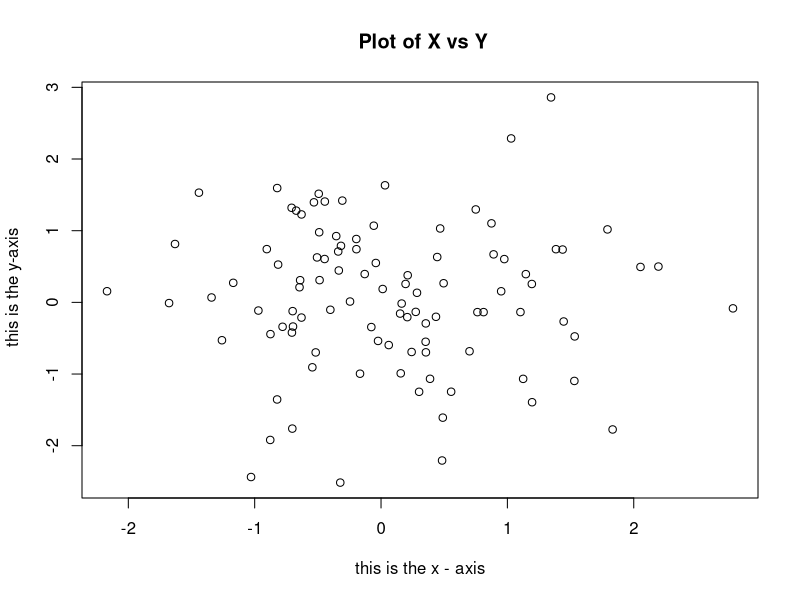
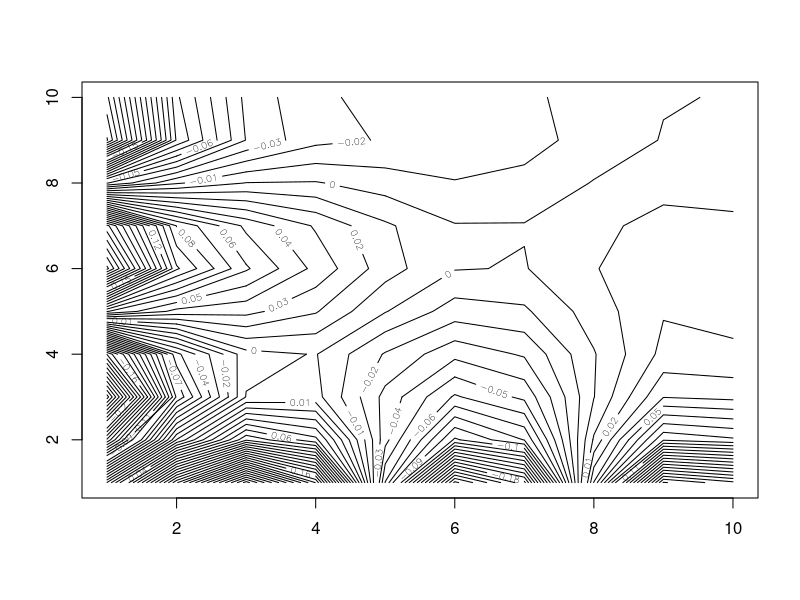
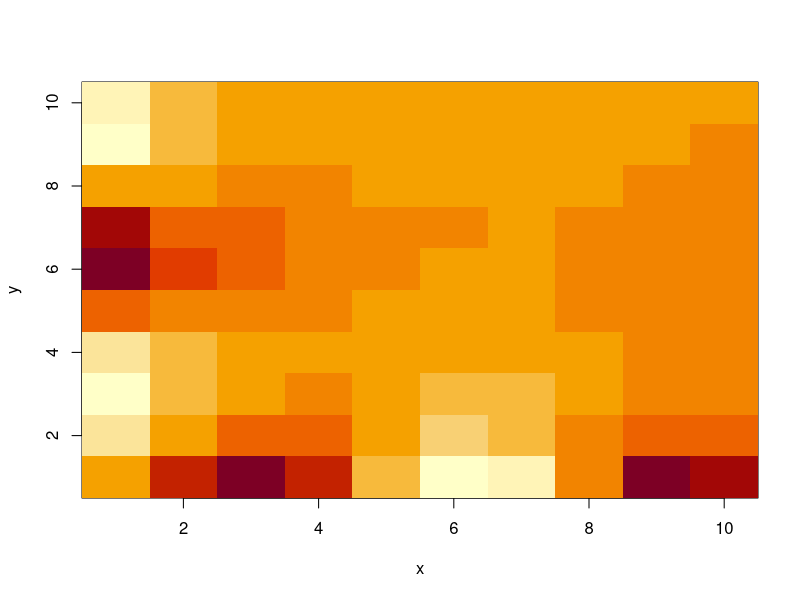
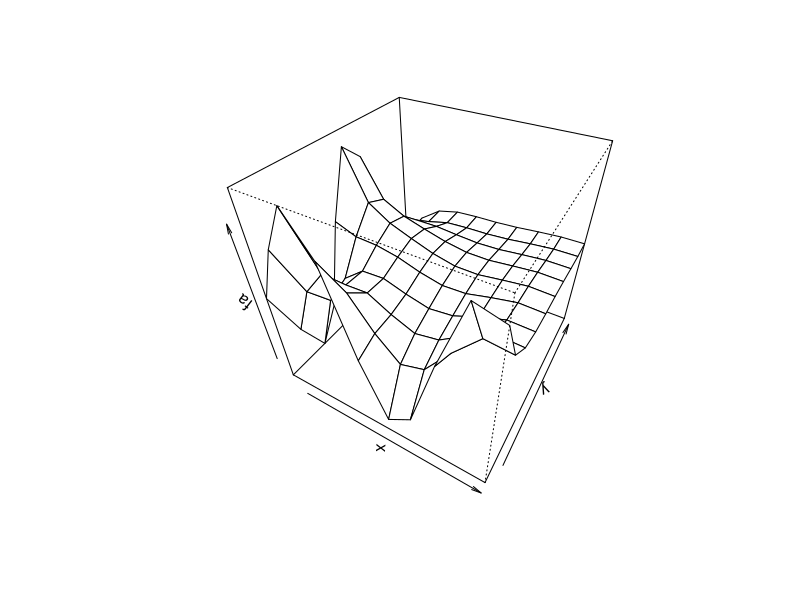

The R script that drew these images, in order:
## ---- chunk 1
x <- 5
x
y = 9
y
## ---- chunk 2
x = c (1,3,2,5)
x
## ---- chunk 3
x = c (1,3,2,5)
y = c (2,4,3,6)
x + y
## ---- chunk 4
x = c(1,3,2,5)
length(x)
## ---- chunk 5
?length()
## ---- chunk 6
x = seq(1,10)
x
## ---- chunk 7
x = 2:11
x
## ---- chunk 8
x = seq ( - pi , pi , length =10)
x
## ---- chunk 9
x = matrix(data=c(1,2,3,4),nrow=2,ncol=2)
x
## ---- chunk 10
x = matrix(c(1,2,3,4),2,2)
## ---- chunk 11
matrix(c(1,2,3,4),2,2,byrow=TRUE)
## ---- chunk 12
x[2,2]
## ---- chunk 13
x = matrix (1:16 ,4 ,4)
x
x [c(1,3),c(2,4)]
x [1:3,2:4]
x [1:2,]
x [-c(1,3),]
## ---- chunk 14
dim(x)
## ---- chunk 15
ls()
## ---- chunk 16
rm(y)
ls()
## ---- chunk 17
rm(list=ls())
ls()
## ---- chunk 18
x = rnorm(10)
x
## ---- chunk 19
y = rnorm(10,mean=10,sd=0.1)
y
## ---- chunk 20
set.seed(232)
rnorm(10)
## ---- chunk 21
x = rnorm (50)
y = x + rnorm (50 , mean =50 , sd =.1)
cor ( x , y )
## ---- chunk 22
x = rnorm(100,mean=10,sd=0.1)
mean(x)
## ---- chunk 23
x = rnorm(100,mean=10,sd=0.1)
var(x)
## ---- chunk 24
x = rnorm(100,mean=10,sd=0.1)
sqrt(var(x))
## ---- chunk 25
x = rnorm (100)
y = rnorm (100)
plot (x ,y , xlab =" this is the x - axis " , ylab =" this is the y-axis", main =" Plot of X vs Y")
## ---- chunk 26
x = seq (1 ,10)
y = x
f = outer (x ,y , function (x , y ) cos ( y ) /(1+ x ^2) )
fa =( f - t ( f ) ) /2
contour (x ,y , fa , nlevels =45)
## ---- chunk 27
x = seq (1 ,10)
y = x
f = outer (x ,y , function (x , y ) cos ( y ) /(1+ x ^2) )
fa =( f - t ( f ) ) /2
image (x ,y , fa)
## ---- chunk 28
x = seq (1 ,10)
y = x
f = outer (x ,y , function (x , y ) cos ( y ) /(1+ x ^2) )
fa =( f - t ( f ) ) /2
persp (x ,y , fa , theta =30 , phi =40)

## ---- chunk 29
pdf("Figure.pdf")
plot(x,y,col="green")
dev.off()
